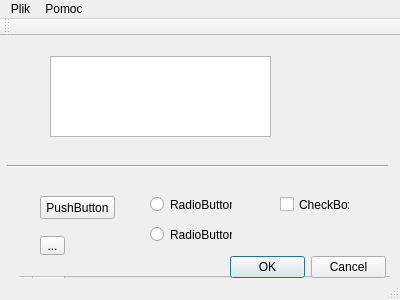
<?xml version="1.0" encoding="UTF-8"?>
<ui version="4.0">
 <class>MainWindow</class>
 <widget class="QMainWindow" name="MainWindow">
  <property name="geometry">
   <rect>
    <x>0</x>
    <y>0</y>
    <width>400</width>
    <height>300</height>
   </rect>
  </property>
  <property name="windowTitle">
   <string>MainWindow</string>
  </property>
  <widget class="QWidget" name="centralWidget">
   <widget class="QPushButton" name="przycisk">
    <property name="geometry">
     <rect>
      <x>40</x>
      <y>160</y>
      <width>75</width>
      <height>23</height>
     </rect>
    </property>
    <property name="text">
     <string>PushButton</string>
    </property>
   </widget>
   <widget class="QRadioButton" name="radioButton">
    <property name="geometry">
     <rect>
      <x>150</x>
      <y>160</y>
      <width>82</width>
      <height>17</height>
     </rect>
    </property>
    <property name="text">
     <string>RadioButton</string>
    </property>
   </widget>
   <widget class="QRadioButton" name="radioButton_2">
    <property name="geometry">
     <rect>
      <x>150</x>
      <y>190</y>
      <width>82</width>
      <height>17</height>
     </rect>
    </property>
    <property name="text">
     <string>RadioButton</string>
    </property>
   </widget>
   <widget class="QCheckBox" name="checkBox">
    <property name="geometry">
     <rect>
      <x>280</x>
      <y>160</y>
      <width>70</width>
      <height>17</height>
     </rect>
    </property>
    <property name="text">
     <string>CheckBox</string>
    </property>
   </widget>
   <widget class="QListView" name="listView">
    <property name="geometry">
     <rect>
      <x>50</x>
      <y>20</y>
      <width>221</width>
      <height>81</height>
     </rect>
    </property>
   </widget>
   <widget class="QScrollBar" name="horizontalScrollBar">
    <property name="geometry">
     <rect>
      <x>19</x>
      <y>240</y>
      <width>371</width>
      <height>20</height>
     </rect>
    </property>
    <property name="orientation">
     <enum>Qt::Horizontal</enum>
    </property>
   </widget>
   <widget class="Line" name="line">
    <property name="geometry">
     <rect>
      <x>7</x>
      <y>120</y>
      <width>381</width>
      <height>20</height>
     </rect>
    </property>
    <property name="orientation">
     <enum>Qt::Horizontal</enum>
    </property>
   </widget>
   <widget class="QToolButton" name="toolButton">
    <property name="geometry">
     <rect>
      <x>40</x>
      <y>200</y>
      <width>25</width>
      <height>19</height>
     </rect>
    </property>
    <property name="text">
     <string>...</string>
    </property>
   </widget>
   <widget class="QDialogButtonBox" name="OK">
    <property name="geometry">
     <rect>
      <x>230</x>
      <y>220</y>
      <width>156</width>
      <height>23</height>
     </rect>
    </property>
    <property name="toolTip">
     <string>&lt;html&gt;&lt;head/&gt;&lt;body&gt;&lt;p&gt;to jest podpowiedź&lt;/p&gt;&lt;/body&gt;&lt;/html&gt;</string>
    </property>
    <property name="standardButtons">
     <set>QDialogButtonBox::Cancel|QDialogButtonBox::Ok</set>
    </property>
   </widget>
  </widget>
  <widget class="QMenuBar" name="menuBar">
   <property name="geometry">
    <rect>
     <x>0</x>
     <y>0</y>
     <width>400</width>
     <height>21</height>
    </rect>
   </property>
   <widget class="QMenu" name="menuPlik">
    <property name="title">
     <string>Plik</string>
    </property>
    <addaction name="actionNowy"/>
    <addaction name="actionZapisz"/>
    <addaction name="actionOtw_rz"/>
    <addaction name="separator"/>
    <addaction name="actionZamknij"/>
   </widget>
   <widget class="QMenu" name="menuPomoc">
    <property name="title">
     <string>Pomoc</string>
    </property>
    <addaction name="actionO_nas"/>
   </widget>
   <addaction name="menuPlik"/>
   <addaction name="menuPomoc"/>
  </widget>
  <widget class="QToolBar" name="mainToolBar">
   <attribute name="toolBarArea">
    <enum>TopToolBarArea</enum>
   </attribute>
   <attribute name="toolBarBreak">
    <bool>false</bool>
   </attribute>
  </widget>
  <widget class="QStatusBar" name="statusBar"/>
  <action name="actionNowy">
   <property name="text">
    <string>Nowy</string>
   </property>
  </action>
  <action name="actionZapisz">
   <property name="text">
    <string>Zapisz</string>
   </property>
  </action>
  <action name="actionOtw_rz">
   <property name="text">
    <string>Otwórz</string>
   </property>
  </action>
  <action name="actionZamknij">
   <property name="text">
    <string>Zamknij</string>
   </property>
  </action>
  <action name="actionO_nas">
   <property name="text">
    <string>O nas</string>
   </property>
  </action>
 </widget>
 <layoutdefault spacing="6" margin="11"/>
 <resources/>
 <connections/>
</ui>
